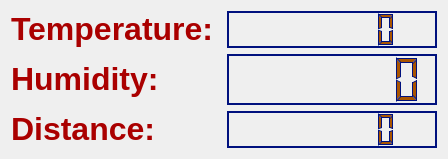
<?xml version="1.0" encoding="UTF-8"?>
<ui version="4.0">
 <class>Dialog</class>
 <widget class="QDialog" name="Dialog">
  <property name="geometry">
   <rect>
    <x>0</x>
    <y>0</y>
    <width>448</width>
    <height>159</height>
   </rect>
  </property>
  <property name="windowTitle">
   <string>Dialog</string>
  </property>
  <layout class="QGridLayout" name="gridLayout">
   <item row="0" column="0">
    <widget class="QLabel" name="tempLable">
     <property name="text">
      <string>&lt;html&gt;&lt;head/&gt;&lt;body&gt;&lt;p&gt;&lt;span style=&quot; font-size:24pt; font-weight:700; color:#aa0000;&quot;&gt;Temperature:&lt;/span&gt;&lt;/p&gt;&lt;/body&gt;&lt;/html&gt;</string>
     </property>
    </widget>
   </item>
   <item row="0" column="1">
    <widget class="QLCDNumber" name="tempLcdNumber">
     <property name="palette">
      <palette>
       <active>
        <colorrole role="WindowText">
         <brush brushstyle="SolidPattern">
          <color alpha="255">
           <red>170</red>
           <green>85</green>
           <blue>0</blue>
          </color>
         </brush>
        </colorrole>
        <colorrole role="Light">
         <brush brushstyle="SolidPattern">
          <color alpha="255">
           <red>0</red>
           <green>17</green>
           <blue>126</blue>
          </color>
         </brush>
        </colorrole>
        <colorrole role="Dark">
         <brush brushstyle="SolidPattern">
          <color alpha="255">
           <red>0</red>
           <green>17</green>
           <blue>126</blue>
          </color>
         </brush>
        </colorrole>
       </active>
       <inactive>
        <colorrole role="WindowText">
         <brush brushstyle="SolidPattern">
          <color alpha="255">
           <red>170</red>
           <green>85</green>
           <blue>0</blue>
          </color>
         </brush>
        </colorrole>
        <colorrole role="Light">
         <brush brushstyle="SolidPattern">
          <color alpha="255">
           <red>0</red>
           <green>17</green>
           <blue>126</blue>
          </color>
         </brush>
        </colorrole>
        <colorrole role="Dark">
         <brush brushstyle="SolidPattern">
          <color alpha="255">
           <red>0</red>
           <green>17</green>
           <blue>126</blue>
          </color>
         </brush>
        </colorrole>
       </inactive>
       <disabled>
        <colorrole role="WindowText">
         <brush brushstyle="SolidPattern">
          <color alpha="255">
           <red>0</red>
           <green>17</green>
           <blue>126</blue>
          </color>
         </brush>
        </colorrole>
        <colorrole role="Light">
         <brush brushstyle="SolidPattern">
          <color alpha="255">
           <red>0</red>
           <green>17</green>
           <blue>126</blue>
          </color>
         </brush>
        </colorrole>
        <colorrole role="Dark">
         <brush brushstyle="SolidPattern">
          <color alpha="255">
           <red>0</red>
           <green>17</green>
           <blue>126</blue>
          </color>
         </brush>
        </colorrole>
        <colorrole role="Text">
         <brush brushstyle="SolidPattern">
          <color alpha="255">
           <red>0</red>
           <green>17</green>
           <blue>126</blue>
          </color>
         </brush>
        </colorrole>
        <colorrole role="ButtonText">
         <brush brushstyle="SolidPattern">
          <color alpha="255">
           <red>0</red>
           <green>17</green>
           <blue>126</blue>
          </color>
         </brush>
        </colorrole>
       </disabled>
      </palette>
     </property>
     <property name="digitCount">
      <number>7</number>
     </property>
    </widget>
   </item>
   <item row="1" column="0" rowspan="2">
    <widget class="QLabel" name="humLable">
     <property name="text">
      <string>&lt;html&gt;&lt;head/&gt;&lt;body&gt;&lt;p&gt;&lt;span style=&quot; font-size:24pt; font-weight:700; color:#aa0000;&quot;&gt;Humidity:&lt;/span&gt;&lt;/p&gt;&lt;/body&gt;&lt;/html&gt;</string>
     </property>
    </widget>
   </item>
   <item row="3" column="0">
    <widget class="QLabel" name="distLable">
     <property name="text">
      <string>&lt;html&gt;&lt;head/&gt;&lt;body&gt;&lt;p&gt;&lt;span style=&quot; font-size:24pt; font-weight:700; color:#aa0000;&quot;&gt;Distance:&lt;/span&gt;&lt;/p&gt;&lt;/body&gt;&lt;/html&gt;</string>
     </property>
    </widget>
   </item>
   <item row="3" column="1">
    <widget class="QLCDNumber" name="distLcdNumber">
     <property name="palette">
      <palette>
       <active>
        <colorrole role="WindowText">
         <brush brushstyle="SolidPattern">
          <color alpha="255">
           <red>170</red>
           <green>85</green>
           <blue>0</blue>
          </color>
         </brush>
        </colorrole>
        <colorrole role="Light">
         <brush brushstyle="SolidPattern">
          <color alpha="255">
           <red>0</red>
           <green>17</green>
           <blue>126</blue>
          </color>
         </brush>
        </colorrole>
        <colorrole role="Dark">
         <brush brushstyle="SolidPattern">
          <color alpha="255">
           <red>0</red>
           <green>17</green>
           <blue>126</blue>
          </color>
         </brush>
        </colorrole>
       </active>
       <inactive>
        <colorrole role="WindowText">
         <brush brushstyle="SolidPattern">
          <color alpha="255">
           <red>170</red>
           <green>85</green>
           <blue>0</blue>
          </color>
         </brush>
        </colorrole>
        <colorrole role="Light">
         <brush brushstyle="SolidPattern">
          <color alpha="255">
           <red>0</red>
           <green>17</green>
           <blue>126</blue>
          </color>
         </brush>
        </colorrole>
        <colorrole role="Dark">
         <brush brushstyle="SolidPattern">
          <color alpha="255">
           <red>0</red>
           <green>17</green>
           <blue>126</blue>
          </color>
         </brush>
        </colorrole>
       </inactive>
       <disabled>
        <colorrole role="WindowText">
         <brush brushstyle="SolidPattern">
          <color alpha="255">
           <red>0</red>
           <green>17</green>
           <blue>126</blue>
          </color>
         </brush>
        </colorrole>
        <colorrole role="Light">
         <brush brushstyle="SolidPattern">
          <color alpha="255">
           <red>0</red>
           <green>17</green>
           <blue>126</blue>
          </color>
         </brush>
        </colorrole>
        <colorrole role="Dark">
         <brush brushstyle="SolidPattern">
          <color alpha="255">
           <red>0</red>
           <green>17</green>
           <blue>126</blue>
          </color>
         </brush>
        </colorrole>
        <colorrole role="Text">
         <brush brushstyle="SolidPattern">
          <color alpha="255">
           <red>0</red>
           <green>17</green>
           <blue>126</blue>
          </color>
         </brush>
        </colorrole>
        <colorrole role="ButtonText">
         <brush brushstyle="SolidPattern">
          <color alpha="255">
           <red>0</red>
           <green>17</green>
           <blue>126</blue>
          </color>
         </brush>
        </colorrole>
       </disabled>
      </palette>
     </property>
     <property name="digitCount">
      <number>7</number>
     </property>
    </widget>
   </item>
   <item row="1" column="1" rowspan="2">
    <widget class="QLCDNumber" name="humLcdNumber">
     <property name="palette">
      <palette>
       <active>
        <colorrole role="WindowText">
         <brush brushstyle="SolidPattern">
          <color alpha="255">
           <red>170</red>
           <green>85</green>
           <blue>0</blue>
          </color>
         </brush>
        </colorrole>
        <colorrole role="Light">
         <brush brushstyle="SolidPattern">
          <color alpha="255">
           <red>0</red>
           <green>17</green>
           <blue>126</blue>
          </color>
         </brush>
        </colorrole>
        <colorrole role="Dark">
         <brush brushstyle="SolidPattern">
          <color alpha="255">
           <red>0</red>
           <green>17</green>
           <blue>126</blue>
          </color>
         </brush>
        </colorrole>
       </active>
       <inactive>
        <colorrole role="WindowText">
         <brush brushstyle="SolidPattern">
          <color alpha="255">
           <red>170</red>
           <green>85</green>
           <blue>0</blue>
          </color>
         </brush>
        </colorrole>
        <colorrole role="Light">
         <brush brushstyle="SolidPattern">
          <color alpha="255">
           <red>0</red>
           <green>17</green>
           <blue>126</blue>
          </color>
         </brush>
        </colorrole>
        <colorrole role="Dark">
         <brush brushstyle="SolidPattern">
          <color alpha="255">
           <red>0</red>
           <green>17</green>
           <blue>126</blue>
          </color>
         </brush>
        </colorrole>
       </inactive>
       <disabled>
        <colorrole role="WindowText">
         <brush brushstyle="SolidPattern">
          <color alpha="255">
           <red>0</red>
           <green>17</green>
           <blue>126</blue>
          </color>
         </brush>
        </colorrole>
        <colorrole role="Light">
         <brush brushstyle="SolidPattern">
          <color alpha="255">
           <red>0</red>
           <green>17</green>
           <blue>126</blue>
          </color>
         </brush>
        </colorrole>
        <colorrole role="Dark">
         <brush brushstyle="SolidPattern">
          <color alpha="255">
           <red>0</red>
           <green>17</green>
           <blue>126</blue>
          </color>
         </brush>
        </colorrole>
        <colorrole role="Text">
         <brush brushstyle="SolidPattern">
          <color alpha="255">
           <red>0</red>
           <green>17</green>
           <blue>126</blue>
          </color>
         </brush>
        </colorrole>
        <colorrole role="ButtonText">
         <brush brushstyle="SolidPattern">
          <color alpha="255">
           <red>0</red>
           <green>17</green>
           <blue>126</blue>
          </color>
         </brush>
        </colorrole>
       </disabled>
      </palette>
     </property>
     <property name="digitCount">
      <number>7</number>
     </property>
    </widget>
   </item>
  </layout>
 </widget>
 <resources/>
 <connections/>
</ui>
